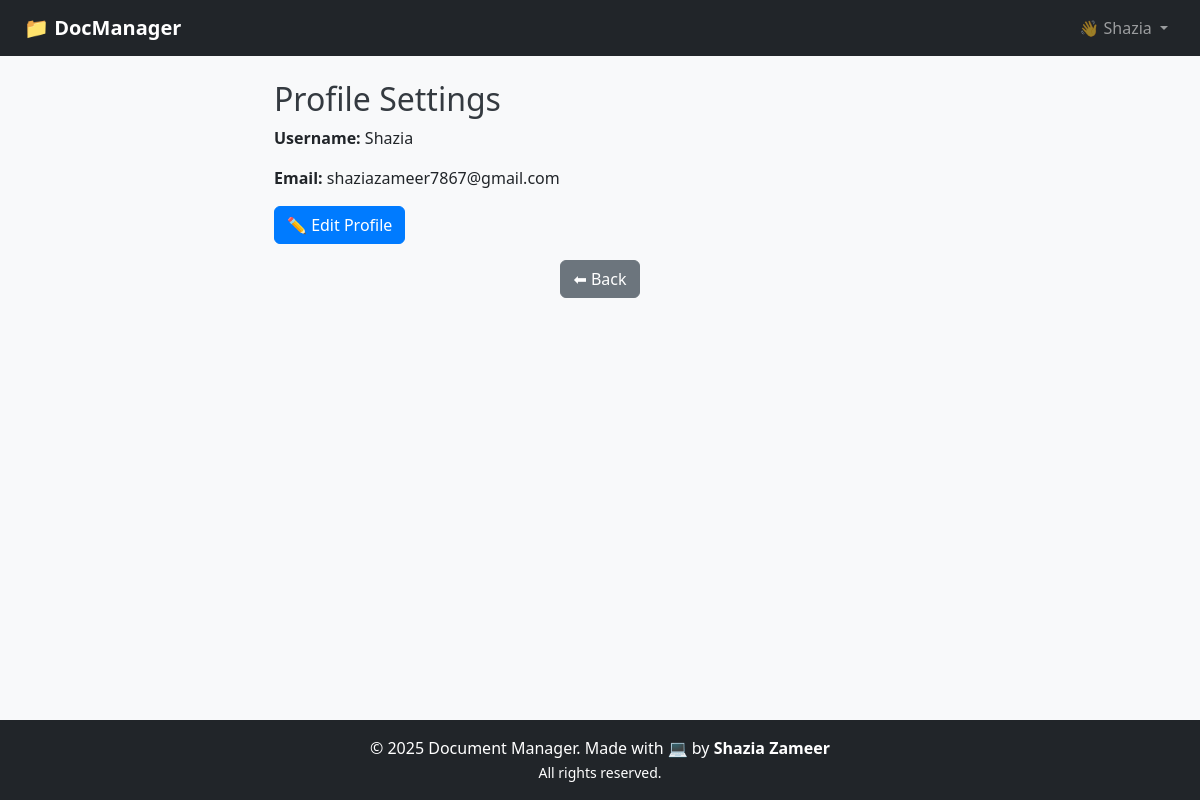
Screenshot of /profile (signed in) with the database file from the repository.
### tables this page shows
CREATE TABLE users (
    id INTEGER PRIMARY KEY AUTOINCREMENT,
    username TEXT UNIQUE NOT NULL,
    password TEXT NOT NULL
, reset_token TEXT, email TEXT);

### app.py (the view, shortened to what this page needs)
@app.route('/profile', methods=['GET', 'POST'])
def profile():
    if 'user' not in session:
        return redirect(url_for('login'))
    username = session['user']
    conn = sqlite3.connect('users.db')
    cursor = conn.cursor()
    cursor.execute("SELECT * FROM users WHERE username = ?", (username,))
    user = cursor.fetchone()
    is_editing = request.args.get('edit') == 'true'
    conn.close()
    return render_template('profile.html', user=user, editing=is_editing)

### templates/profile.html
{% extends "base.html" %}
{% block content %}
<div class="container mt-4">
  <h2>Profile Settings</h2>
  {% if editing %}
    <form method="POST">
        <div class="mb-3">
            <label>Username:</label>
            <input type="text" name="username" class="form-control" value="{{ user[1] }}" required>
        </div>
        <div class="mb-3">
            <label>Email:</label>
            <input type="email" name="email" class="form-control" value="{{ user[4] }}" required>
        </div>
        <div class="mb-3">
            <label>New Password:</label>
            <input type="password" name="password" class="form-control" placeholder="Leave blank to keep old">
        </div>
        <button type="submit" class="btn btn-success">✅ Update Profile</button>
        <a href="{{ url_for('profile') }}" class="btn btn-secondary">Cancel</a>
    </form>
  {% else %}
    <p><strong>Username:</strong> {{ user[1] }}</p>
    <p><strong>Email:</strong> {{ user[4] }}</p>
    <a href="{{ url_for('profile', edit='true') }}" class="btn btn-primary">✏️ Edit Profile</a>
    <div class="d-flex justify-content-center mt-3">
    <a href="{{ url_for('index') }}" class="btn btn-secondary">⬅ Back </a>
    </div>
  {% endif %}
</div>
{% endblock %}

### templates/base.html (shortened to what this page needs)
<!doctype html>
<html lang="en">
<head>
  <link href="https://cdn.jsdelivr.net/npm/bootstrap@5.3.0/dist/css/bootstrap.min.css" rel="stylesheet">
  <link rel="stylesheet" href="{{ url_for('static', filename='style.css') }}">
</head>
<body class="d-flex flex-column min-vh-100 ">
  <nav class="navbar navbar-expand-lg navbar-dark bg-dark px-4">
    <a class="navbar-brand fw-bold" href="{{ url_for('index') }}">📁 DocManager</a>
    <div class="collapse navbar-collapse justify-content-end" id="navbarNav">
      <ul class="navbar-nav">
        {% if session.get('user') %}
        <li class="nav-item dropdown">
          <a class="nav-link dropdown-toggle" href="#" id="navbarDropdown" role="button" data-bs-toggle="dropdown">
            👋 {{ session['user'] }}
          </a>
        </li>
        {% endif %}
      </ul>
    </div>
  </nav>
  <main class="flex-fill">
    <div class="container mt-4">
      {% block content %}{% endblock %}
    </div>
  </main>
  <footer class="bg-dark text-white text-center py-3 mt-auto">
    <div class="container">
      <p class="mb-0">© 2025 Document Manager. Made with 💻 by <strong>Shazia Zameer</strong></p>
      <small>All rights reserved.</small>
    </div>
  </footer>
</body>
</html>

### static/style.css (style rules this page uses)
body { background-color: #f8f9fa; font-family: 'Segoe UI', sans-serif; }
h1, h2, h4 { color: #343a40; }
.btn-primary { background-color: #007bff; border-color: #007bff; }
.container { max-width: 700px; }

### templates/base.html (style rules this page uses)
body { transition: background-color 0.4s ease, color 0.4s ease; }

### rows the page displays
users: user "Shazia", username "Shazia", email "shaziazameer7867@gmail.com"
